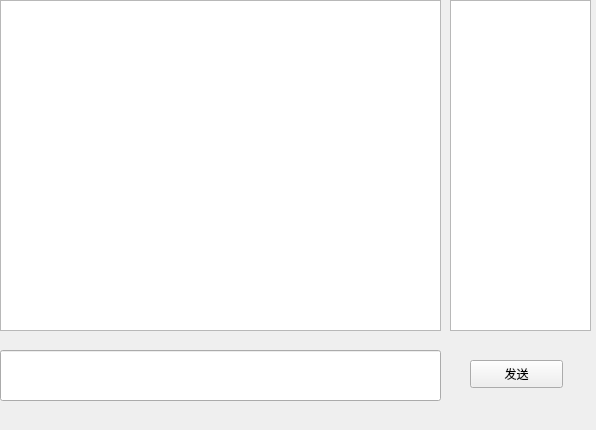
<?xml version="1.0" encoding="UTF-8"?>
<ui version="4.0">
 <class>GroupChat</class>
 <widget class="QWidget" name="GroupChat">
  <property name="geometry">
   <rect>
    <x>0</x>
    <y>0</y>
    <width>596</width>
    <height>430</height>
   </rect>
  </property>
  <property name="windowTitle">
   <string>Form</string>
  </property>
  <widget class="QTextEdit" name="textEdit">
   <property name="geometry">
    <rect>
     <x>0</x>
     <y>0</y>
     <width>441</width>
     <height>331</height>
    </rect>
   </property>
  </widget>
  <widget class="QLineEdit" name="lineEdit">
   <property name="geometry">
    <rect>
     <x>0</x>
     <y>350</y>
     <width>441</width>
     <height>51</height>
    </rect>
   </property>
  </widget>
  <widget class="QListWidget" name="listWidget">
   <property name="geometry">
    <rect>
     <x>450</x>
     <y>0</y>
     <width>141</width>
     <height>331</height>
    </rect>
   </property>
  </widget>
  <widget class="QPushButton" name="sendButton">
   <property name="geometry">
    <rect>
     <x>470</x>
     <y>360</y>
     <width>93</width>
     <height>28</height>
    </rect>
   </property>
   <property name="text">
    <string>发送</string>
   </property>
  </widget>
 </widget>
 <resources/>
 <connections/>
</ui>
